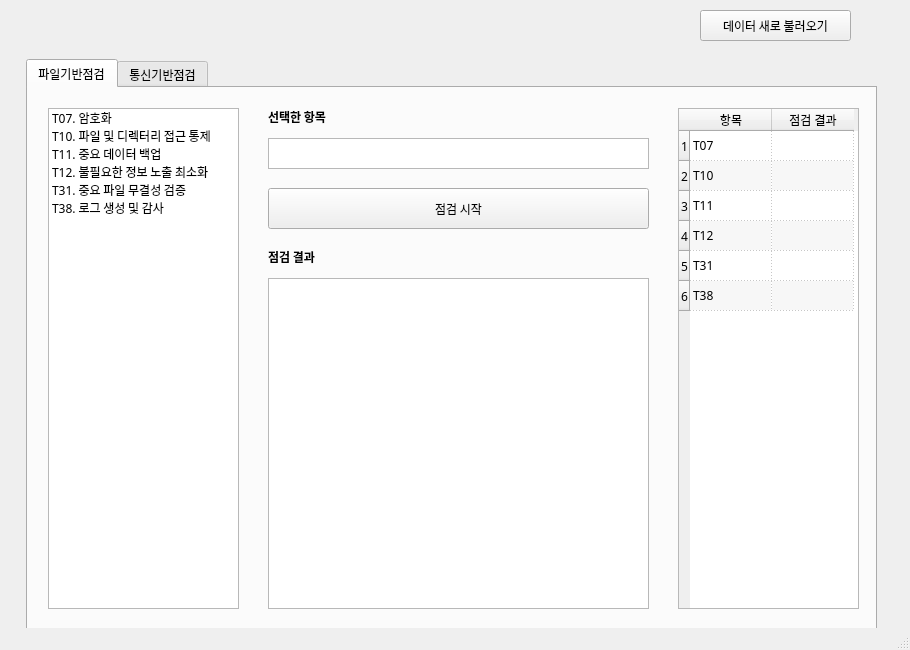
<?xml version="1.0" encoding="UTF-8"?>
<ui version="4.0">
 <class>main</class>
 <widget class="QMainWindow" name="main">
  <property name="enabled">
   <bool>true</bool>
  </property>
  <property name="geometry">
   <rect>
    <x>0</x>
    <y>0</y>
    <width>910</width>
    <height>650</height>
   </rect>
  </property>
  <property name="sizePolicy">
   <sizepolicy hsizetype="Minimum" vsizetype="Minimum">
    <horstretch>0</horstretch>
    <verstretch>0</verstretch>
   </sizepolicy>
  </property>
  <property name="minimumSize">
   <size>
    <width>900</width>
    <height>650</height>
   </size>
  </property>
  <property name="font">
   <font>
    <family>맑은 고딕</family>
   </font>
  </property>
  <property name="contextMenuPolicy">
   <enum>Qt::CustomContextMenu</enum>
  </property>
  <property name="windowTitle">
   <string>PX4-Inspector</string>
  </property>
  <widget class="QWidget" name="centralwidget">
   <widget class="QPushButton" name="dataRefreshButton">
    <property name="geometry">
     <rect>
      <x>700</x>
      <y>10</y>
      <width>151</width>
      <height>31</height>
     </rect>
    </property>
    <property name="text">
     <string>데이터 새로 불러오기</string>
    </property>
   </widget>
   <widget class="QLabel" name="label_connected">
    <property name="geometry">
     <rect>
      <x>420</x>
      <y>10</y>
      <width>271</width>
      <height>31</height>
     </rect>
    </property>
    <property name="font">
     <font>
      <family>맑은 고딕</family>
      <pointsize>10</pointsize>
     </font>
    </property>
    <property name="text">
     <string/>
    </property>
   </widget>
   <widget class="QTabWidget" name="tabWidget">
    <property name="geometry">
     <rect>
      <x>26</x>
      <y>59</y>
      <width>851</width>
      <height>571</height>
     </rect>
    </property>
    <property name="currentIndex">
     <number>0</number>
    </property>
    <widget class="QWidget" name="FTPTab">
     <attribute name="title">
      <string>파일기반점검</string>
     </attribute>
     <widget class="QTableWidget" name="ftp_result_tableWidget">
      <property name="geometry">
       <rect>
        <x>650</x>
        <y>20</y>
        <width>181</width>
        <height>501</height>
       </rect>
      </property>
      <property name="autoFillBackground">
       <bool>false</bool>
      </property>
      <property name="sizeAdjustPolicy">
       <enum>QAbstractScrollArea::AdjustIgnored</enum>
      </property>
      <property name="alternatingRowColors">
       <bool>true</bool>
      </property>
      <property name="showGrid">
       <bool>true</bool>
      </property>
      <property name="gridStyle">
       <enum>Qt::DotLine</enum>
      </property>
      <attribute name="horizontalHeaderDefaultSectionSize">
       <number>82</number>
      </attribute>
      <row>
       <property name="text">
        <string>1</string>
       </property>
      </row>
      <row>
       <property name="text">
        <string>2</string>
       </property>
      </row>
      <row>
       <property name="text">
        <string>3</string>
       </property>
      </row>
      <row>
       <property name="text">
        <string>4</string>
       </property>
      </row>
      <row>
       <property name="text">
        <string>5</string>
       </property>
      </row>
      <row>
       <property name="text">
        <string>6</string>
       </property>
      </row>
      <column>
       <property name="text">
        <string>항목</string>
       </property>
      </column>
      <column>
       <property name="text">
        <string>점검 결과</string>
       </property>
      </column>
      <item row="0" column="0">
       <property name="text">
        <string>T07</string>
       </property>
      </item>
      <item row="0" column="1">
       <property name="text">
        <string/>
       </property>
      </item>
      <item row="1" column="0">
       <property name="text">
        <string>T10</string>
       </property>
      </item>
      <item row="1" column="1">
       <property name="text">
        <string/>
       </property>
      </item>
      <item row="2" column="0">
       <property name="text">
        <string>T11</string>
       </property>
      </item>
      <item row="2" column="1">
       <property name="text">
        <string/>
       </property>
      </item>
      <item row="3" column="0">
       <property name="text">
        <string>T12</string>
       </property>
      </item>
      <item row="3" column="1">
       <property name="text">
        <string/>
       </property>
      </item>
      <item row="4" column="0">
       <property name="text">
        <string>T31</string>
       </property>
      </item>
      <item row="4" column="1">
       <property name="text">
        <string/>
       </property>
      </item>
      <item row="5" column="0">
       <property name="text">
        <string>T38</string>
       </property>
      </item>
     </widget>
     <widget class="QListWidget" name="ftp_listWidget">
      <property name="geometry">
       <rect>
        <x>20</x>
        <y>20</y>
        <width>191</width>
        <height>501</height>
       </rect>
      </property>
      <item>
       <property name="text">
        <string>T07. 암호화</string>
       </property>
      </item>
      <item>
       <property name="text">
        <string>T10. 파일 및 디렉터리 접근 통제</string>
       </property>
      </item>
      <item>
       <property name="text">
        <string>T11. 중요 데이터 백업</string>
       </property>
      </item>
      <item>
       <property name="text">
        <string>T12. 불필요한 정보 노출 최소화</string>
       </property>
      </item>
      <item>
       <property name="text">
        <string>T31. 중요 파일 무결성 검증</string>
       </property>
      </item>
      <item>
       <property name="text">
        <string>T38. 로그 생성 및 감사</string>
       </property>
      </item>
     </widget>
     <widget class="QPushButton" name="ftp_start_pushButton">
      <property name="geometry">
       <rect>
        <x>240</x>
        <y>100</y>
        <width>381</width>
        <height>41</height>
       </rect>
      </property>
      <property name="text">
       <string>점검 시작</string>
      </property>
     </widget>
     <widget class="QTextEdit" name="ftp_result_textEdit">
      <property name="geometry">
       <rect>
        <x>240</x>
        <y>190</y>
        <width>381</width>
        <height>331</height>
       </rect>
      </property>
      <property name="readOnly">
       <bool>true</bool>
      </property>
     </widget>
     <widget class="QLabel" name="label">
      <property name="geometry">
       <rect>
        <x>240</x>
        <y>160</y>
        <width>91</width>
        <height>16</height>
       </rect>
      </property>
      <property name="text">
       <string>&lt;html&gt;&lt;head/&gt;&lt;body&gt;&lt;p&gt;&lt;span style=&quot; font-weight:600;&quot;&gt;점검 결과&lt;/span&gt;&lt;/p&gt;&lt;/body&gt;&lt;/html&gt;</string>
      </property>
     </widget>
     <widget class="QLabel" name="label_2">
      <property name="geometry">
       <rect>
        <x>240</x>
        <y>20</y>
        <width>91</width>
        <height>16</height>
       </rect>
      </property>
      <property name="text">
       <string>&lt;html&gt;&lt;head/&gt;&lt;body&gt;&lt;p&gt;&lt;span style=&quot; font-weight:600;&quot;&gt;선택한 항목&lt;/span&gt;&lt;/p&gt;&lt;/body&gt;&lt;/html&gt;</string>
      </property>
     </widget>
     <widget class="QTextEdit" name="ftp_selected_textEdit">
      <property name="geometry">
       <rect>
        <x>240</x>
        <y>50</y>
        <width>381</width>
        <height>31</height>
       </rect>
      </property>
      <property name="readOnly">
       <bool>true</bool>
      </property>
     </widget>
    </widget>
    <widget class="QWidget" name="MAVTab">
     <attribute name="title">
      <string>통신기반점검</string>
     </attribute>
     <widget class="QListWidget" name="mavlink_listWidget">
      <property name="geometry">
       <rect>
        <x>20</x>
        <y>20</y>
        <width>191</width>
        <height>501</height>
       </rect>
      </property>
      <item>
       <property name="text">
        <string>T06. 암호 통신</string>
       </property>
      </item>
      <item>
       <property name="text">
        <string>T22. 통신 메시지 무결성 검증</string>
       </property>
      </item>
      <item>
       <property name="text">
        <string>T40. 드론 식별</string>
       </property>
      </item>
      <item>
       <property name="text">
        <string>T43. 특정 지역 접근 방지</string>
       </property>
      </item>
      <item>
       <property name="text">
        <string>T46. H/W 동작 상태 점검</string>
       </property>
      </item>
      <item>
       <property name="text">
        <string>T53. 세션 관리</string>
       </property>
      </item>
      <item>
       <property name="text">
        <string>T54. 시간 동기화</string>
       </property>
      </item>
      <item>
       <property name="text">
        <string>T60. 비행 모드 설정 및 변경 기능 제공</string>
       </property>
      </item>
      <item>
       <property name="text">
        <string>T62. 제어 명령 오류 확인</string>
       </property>
      </item>
      <item>
       <property name="text">
        <string>T67. 서비스 거부 대응</string>
       </property>
      </item>
     </widget>
     <widget class="QTableWidget" name="mavlink_result_tableWidget">
      <property name="geometry">
       <rect>
        <x>650</x>
        <y>20</y>
        <width>181</width>
        <height>501</height>
       </rect>
      </property>
      <property name="font">
       <font>
        <family>.AppleSystemUIFont</family>
       </font>
      </property>
      <property name="autoFillBackground">
       <bool>false</bool>
      </property>
      <property name="sizeAdjustPolicy">
       <enum>QAbstractScrollArea::AdjustIgnored</enum>
      </property>
      <property name="alternatingRowColors">
       <bool>true</bool>
      </property>
      <property name="showGrid">
       <bool>true</bool>
      </property>
      <property name="gridStyle">
       <enum>Qt::DotLine</enum>
      </property>
      <attribute name="horizontalHeaderDefaultSectionSize">
       <number>82</number>
      </attribute>
      <row>
       <property name="text">
        <string>1</string>
       </property>
      </row>
      <row>
       <property name="text">
        <string>2</string>
       </property>
      </row>
      <row>
       <property name="text">
        <string>3</string>
       </property>
      </row>
      <row>
       <property name="text">
        <string>4</string>
       </property>
      </row>
      <row>
       <property name="text">
        <string>5</string>
       </property>
      </row>
      <row>
       <property name="text">
        <string>6</string>
       </property>
      </row>
      <row>
       <property name="text">
        <string>7</string>
       </property>
      </row>
      <row>
       <property name="text">
        <string>8</string>
       </property>
      </row>
      <row>
       <property name="text">
        <string>9</string>
       </property>
      </row>
      <row>
       <property name="text">
        <string>10</string>
       </property>
      </row>
      <column>
       <property name="text">
        <string>항목</string>
       </property>
      </column>
      <column>
       <property name="text">
        <string>점검 결과</string>
       </property>
      </column>
      <item row="0" column="0">
       <property name="text">
        <string>T06</string>
       </property>
      </item>
      <item row="0" column="1">
       <property name="text">
        <string/>
       </property>
      </item>
      <item row="1" column="0">
       <property name="text">
        <string>T22</string>
       </property>
      </item>
      <item row="1" column="1">
       <property name="text">
        <string/>
       </property>
      </item>
      <item row="2" column="0">
       <property name="text">
        <string>T40</string>
       </property>
      </item>
      <item row="2" column="1">
       <property name="text">
        <string/>
       </property>
      </item>
      <item row="3" column="0">
       <property name="text">
        <string>T43</string>
       </property>
      </item>
      <item row="4" column="0">
       <property name="text">
        <string>T46</string>
       </property>
      </item>
      <item row="4" column="1">
       <property name="text">
        <string/>
       </property>
      </item>
      <item row="5" column="0">
       <property name="text">
        <string>T53</string>
       </property>
      </item>
      <item row="5" column="1">
       <property name="text">
        <string/>
       </property>
      </item>
      <item row="6" column="0">
       <property name="text">
        <string>T54</string>
       </property>
      </item>
      <item row="6" column="1">
       <property name="text">
        <string/>
       </property>
      </item>
      <item row="7" column="0">
       <property name="text">
        <string>T60</string>
       </property>
      </item>
      <item row="8" column="0">
       <property name="text">
        <string>T62</string>
       </property>
      </item>
      <item row="9" column="0">
       <property name="text">
        <string>T67</string>
       </property>
      </item>
     </widget>
     <widget class="QPushButton" name="mavlink_start_pushButton">
      <property name="geometry">
       <rect>
        <x>240</x>
        <y>100</y>
        <width>381</width>
        <height>41</height>
       </rect>
      </property>
      <property name="text">
       <string>점검 시작</string>
      </property>
     </widget>
     <widget class="QLabel" name="label_3">
      <property name="geometry">
       <rect>
        <x>240</x>
        <y>20</y>
        <width>91</width>
        <height>16</height>
       </rect>
      </property>
      <property name="text">
       <string>&lt;html&gt;&lt;head/&gt;&lt;body&gt;&lt;p&gt;&lt;span style=&quot; font-weight:600;&quot;&gt;선택한 항목&lt;/span&gt;&lt;/p&gt;&lt;/body&gt;&lt;/html&gt;</string>
      </property>
     </widget>
     <widget class="QTextEdit" name="mavlink_selected_textEdit">
      <property name="geometry">
       <rect>
        <x>240</x>
        <y>50</y>
        <width>381</width>
        <height>31</height>
       </rect>
      </property>
      <property name="readOnly">
       <bool>true</bool>
      </property>
     </widget>
     <widget class="QLabel" name="label_4">
      <property name="geometry">
       <rect>
        <x>240</x>
        <y>160</y>
        <width>91</width>
        <height>16</height>
       </rect>
      </property>
      <property name="text">
       <string>&lt;html&gt;&lt;head/&gt;&lt;body&gt;&lt;p&gt;&lt;span style=&quot; font-weight:600;&quot;&gt;점검 결과&lt;/span&gt;&lt;/p&gt;&lt;/body&gt;&lt;/html&gt;</string>
      </property>
     </widget>
     <widget class="QTextEdit" name="mavlink_result_textEdit">
      <property name="geometry">
       <rect>
        <x>240</x>
        <y>190</y>
        <width>381</width>
        <height>111</height>
       </rect>
      </property>
      <property name="readOnly">
       <bool>true</bool>
      </property>
     </widget>
     <widget class="QLabel" name="label_5">
      <property name="geometry">
       <rect>
        <x>240</x>
        <y>320</y>
        <width>91</width>
        <height>16</height>
       </rect>
      </property>
      <property name="text">
       <string>&lt;html&gt;&lt;head/&gt;&lt;body&gt;&lt;p&gt;&lt;span style=&quot; font-weight:600;&quot;&gt;송신된 패킷&lt;/span&gt;&lt;/p&gt;&lt;/body&gt;&lt;/html&gt;</string>
      </property>
     </widget>
     <widget class="QLabel" name="label_6">
      <property name="geometry">
       <rect>
        <x>240</x>
        <y>420</y>
        <width>91</width>
        <height>16</height>
       </rect>
      </property>
      <property name="text">
       <string>&lt;html&gt;&lt;head/&gt;&lt;body&gt;&lt;p&gt;&lt;span style=&quot; font-weight:600;&quot;&gt;수신된 패킷&lt;/span&gt;&lt;/p&gt;&lt;/body&gt;&lt;/html&gt;</string>
      </property>
     </widget>
     <widget class="QTextEdit" name="mavlink_recvpacket_textEdit">
      <property name="geometry">
       <rect>
        <x>240</x>
        <y>450</y>
        <width>381</width>
        <height>71</height>
       </rect>
      </property>
      <property name="readOnly">
       <bool>true</bool>
      </property>
     </widget>
     <widget class="QTextEdit" name="mavlink_sendpacket_textEdit">
      <property name="geometry">
       <rect>
        <x>240</x>
        <y>340</y>
        <width>381</width>
        <height>71</height>
       </rect>
      </property>
      <property name="readOnly">
       <bool>true</bool>
      </property>
     </widget>
    </widget>
   </widget>
  </widget>
  <widget class="QStatusBar" name="statusbar">
   <property name="enabled">
    <bool>true</bool>
   </property>
   <property name="sizeGripEnabled">
    <bool>true</bool>
   </property>
  </widget>
  <action name="actionPORT1">
   <property name="text">
    <string>PORT1</string>
   </property>
  </action>
 </widget>
 <resources/>
 <connections/>
</ui>
